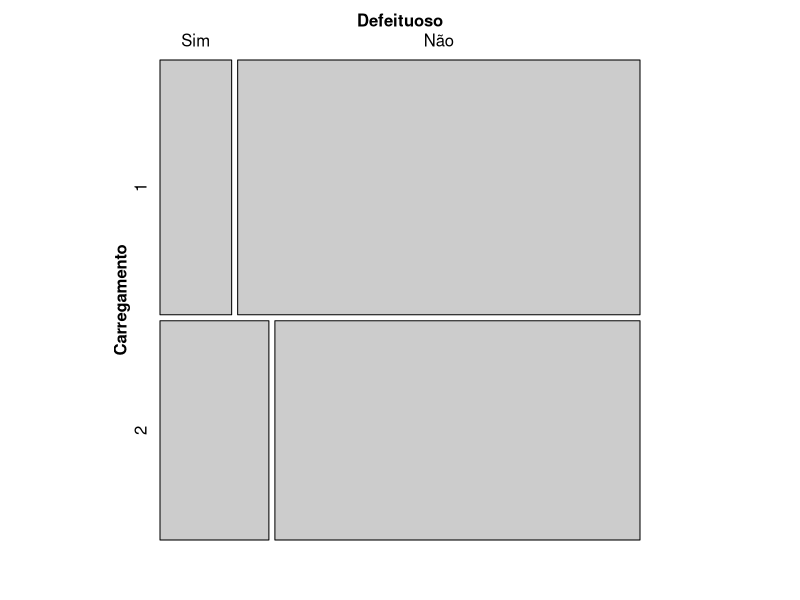
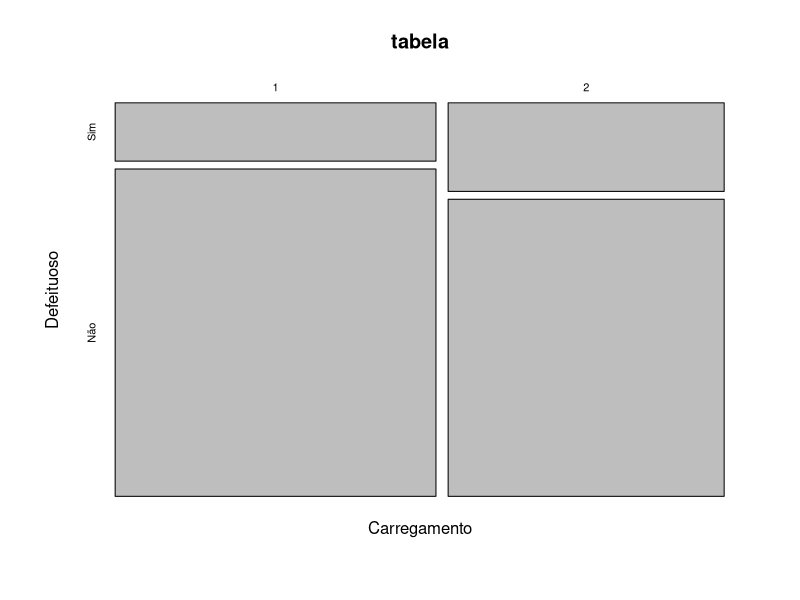

R code for these plots, in order:
## ---- chunk 1
tabela <- matrix( c(13,17,73,57),2,2)
dimnames(tabela) <- list( Carregamento = c(1,2), Defeituoso = c('Sim','Não'))
tabela
## ---- chunk 2
require(vcd)
mosaic(tabela)
## ---- chunk 3
mosaicplot(tabela)
